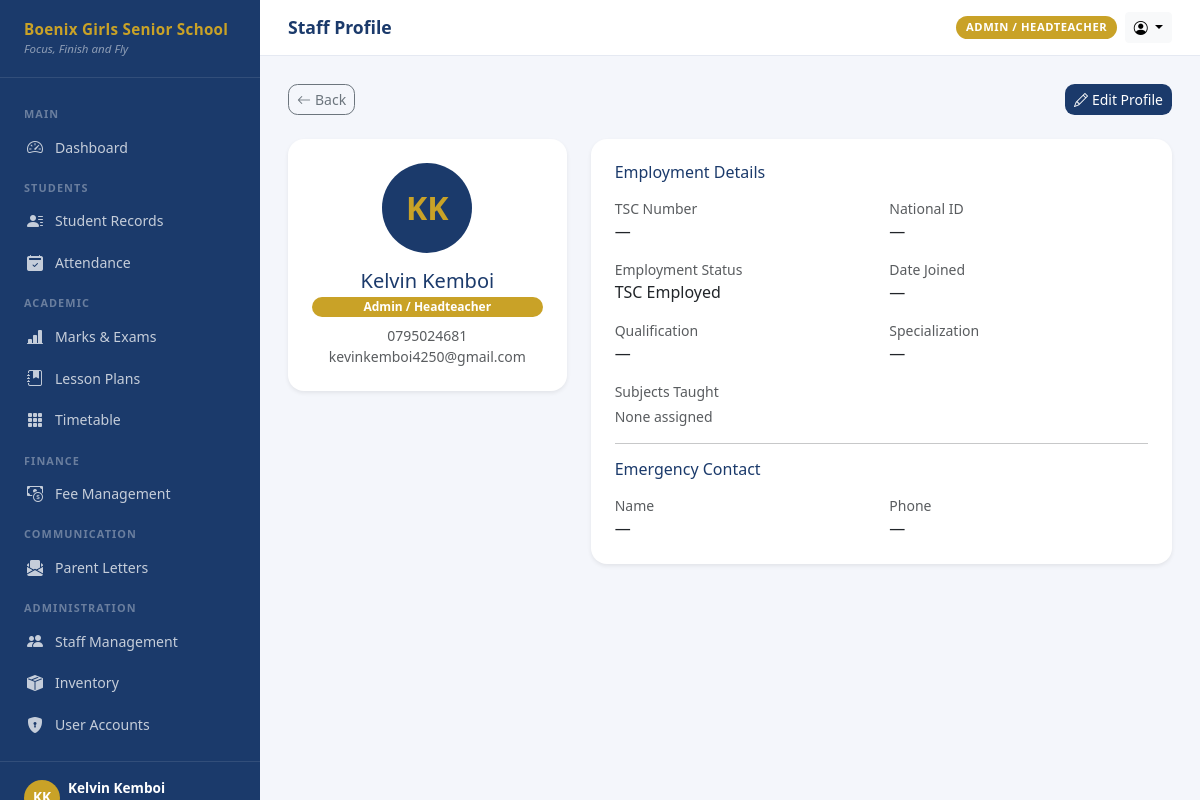
Screenshot of /staff/1/ (signed in) with the database file from the repository.
### accounts/models.py (models this page shows, shortened)
class User(AbstractUser):
    ROLE_ADMIN = 'admin'
    ROLE_CLASS_TEACHER = 'class_teacher'
    ROLE_SUBJECT_TEACHER = 'subject_teacher'
    ROLE_PARENT = 'parent'
    ROLE_BURSAR = 'bursar'
    ROLE_AUDITOR = 'auditor'
    ROLE_CHOICES = [
        (ROLE_ADMIN, 'Admin / Headteacher'),
        (ROLE_CLASS_TEACHER, 'Class Teacher'),
        (ROLE_SUBJECT_TEACHER, 'Subject Teacher'),
        (ROLE_PARENT, 'Parent (View Only)'),
        (ROLE_BURSAR, 'Bursar / Accounts'),
        (ROLE_AUDITOR, 'Auditor'),
    ]
    role = models.CharField(
        max_length=20,
        choices=ROLE_CHOICES,
        default=ROLE_SUBJECT_TEACHER,
    )
    phone = models.CharField(max_length=20, blank=True)
    profile_photo = models.ImageField(upload_to='profiles/', blank=True, null=True)
    is_active = models.BooleanField(default=True)
    class_assigned = models.CharField(max_length=20, blank=True, help_text='e.g. Form 4A')
    class Meta:
        verbose_name = 'User'
        verbose_name_plural = 'Users'
        ordering = ['last_name', 'first_name']
    @property
    def is_admin(self):
        return self.role == self.ROLE_ADMIN or self.is_superuser
    @property
    def can_view_fees(self):
        return self.role in (self.ROLE_ADMIN, self.ROLE_BURSAR, self.ROLE_AUDITOR, self.ROLE_PARENT)
    @property
    def can_enter_marks(self):
        return self.role in (self.ROLE_ADMIN, self.ROLE_CLASS_TEACHER, self.ROLE_SUBJECT_TEACHER)

### staff/models.py (models this page shows, shortened)
class StaffProfile(models.Model):
    TSC_STATUS_CHOICES = [
        ('tsc', 'TSC Employed'),
        ('bom', 'BOM Employed'),
        ('intern', 'Teaching Intern'),
        ('support', 'Support Staff'),
    ]
    user = models.OneToOneField(
        'accounts.User', on_delete=models.CASCADE, related_name='staff_profile'
    )
    tsc_number = models.CharField(max_length=30, blank=True, help_text='TSC Registration Number')
    national_id = models.CharField(max_length=20, blank=True)
    employment_status = models.CharField(max_length=20, choices=TSC_STATUS_CHOICES, default='tsc')
    date_joined = models.DateField(null=True, blank=True)
    subjects_taught = models.ManyToManyField('exams.Subject', blank=True, related_name='staff')
    qualification = models.CharField(max_length=120, blank=True, help_text='e.g. B.Ed Science, PGDE')
    specialization = models.CharField(max_length=120, blank=True)
    emergency_contact_name = models.CharField(max_length=80, blank=True)
    emergency_contact_phone = models.CharField(max_length=20, blank=True)
    bank_name = models.CharField(max_length=80, blank=True)
    bank_account = models.CharField(max_length=40, blank=True)
    is_active = models.BooleanField(default=True)
    notes = models.TextField(blank=True)
    class Meta:
        ordering = ['user__last_name']

### staff/views.py (the view)
# urls.py: path('<int:pk>/', views.staff_detail, name='detail'),
@admin_required
def staff_detail(request, pk):
    user = get_object_or_404(User, pk=pk)
    profile, _ = StaffProfile.objects.get_or_create(user=user)
    return render(request, 'staff/staff_detail.html', {'member': user, 'profile': profile})

### boenix_sms/context_processors.py (called while the page is built)
def school_info(request):
    return {
        'SCHOOL_NAME': settings.SCHOOL_NAME,
        'SCHOOL_SHORT': settings.SCHOOL_SHORT,
        'SCHOOL_MOTTO': settings.SCHOOL_MOTTO,
    }

### templates/staff/staff_detail.html (shortened to what this page needs)
{% extends 'base.html' %}
{% block page_title %}Staff Profile{% endblock %}
{% block content %}
<div class="d-flex justify-content-between mb-4">
  <a href="{% url 'staff:list' %}" class="btn btn-sm btn-outline-secondary" style="border-radius:0.6rem;">
    <i class="bi bi-arrow-left me-1"></i>Back
  </a>
  <a href="{% url 'staff:edit' member.pk %}" class="btn btn-sm" style="background:#1B3A6B;color:#fff;border-radius:0.6rem;">
    <i class="bi bi-pencil me-1"></i>Edit Profile
  </a>
</div>
<div class="row g-4">
  <div class="col-12 col-md-4">
    <div class="card border-0 shadow-sm text-center p-4" style="border-radius:1rem;">
      {% if member.profile_photo %}
        <img src="{{ member.profile_photo.url }}" class="rounded-circle mx-auto mb-3" style="width:90px;height:90px;object-fit:cover;">
      {% else %}
        <div class="rounded-circle mx-auto mb-3 d-flex align-items-center justify-content-center"
             style="width:90px;height:90px;background:#1B3A6B;color:#C9A227;font-size:2rem;font-weight:700;">
          {{ member.first_name|first }}{{ member.last_name|first }}
        </div>
      {% endif %}
      <h5 class="fw-700 mb-1" style="color:#1B3A6B;">{{ member.get_full_name }}</h5>
      <div class="badge rounded-pill px-3 py-1 mb-2" style="background:#C9A227;color:#fff;">{{ member.get_role_display }}</div>
      <div class="text-muted small">{{ member.phone|default:'No phone' }}</div>
      <div class="text-muted small">{{ member.email|default:'No email' }}</div>
    </div>
  </div>
  <div class="col-12 col-md-8">
    <div class="card border-0 shadow-sm p-4" style="border-radius:1rem;">
      <h6 class="fw-700 mb-3" style="color:#1B3A6B;">Employment Details</h6>
      <div class="row g-3">
        <div class="col-md-6"><div class="small text-muted">TSC Number</div><div class="fw-600">{{ profile.tsc_number|default:'—' }}</div></div>
        <div class="col-md-6"><div class="small text-muted">National ID</div><div class="fw-600">{{ profile.national_id|default:'—' }}</div></div>
        <div class="col-md-6"><div class="small text-muted">Employment Status</div><div class="fw-600">{{ profile.get_employment_status_display }}</div></div>
        <div class="col-md-6"><div class="small text-muted">Date Joined</div><div class="fw-600">{{ profile.date_joined|date:'d M Y'|default:'—' }}</div></div>
        <div class="col-md-6"><div class="small text-muted">Qualification</div><div class="fw-600">{{ profile.qualification|default:'—' }}</div></div>
        <div class="col-md-6"><div class="small text-muted">Specialization</div><div class="fw-600">{{ profile.specialization|default:'—' }}</div></div>
        <div class="col-12">
          <div class="small text-muted mb-1">Subjects Taught</div>
          <div class="d-flex flex-wrap gap-1">
            {% for subj in profile.subjects_taught.all %}
              <span class="badge bg-primary bg-opacity-10 text-primary">{{ subj.name }}</span>
            {% empty %}
              <span class="text-muted small">None assigned</span>
            {% endfor %}
          </div>
        </div>
      </div>
      <hr>
      <h6 class="fw-700 mb-3" style="color:#1B3A6B;">Emergency Contact</h6>
      <div class="row g-3">
        <div class="col-md-6"><div class="small text-muted">Name</div><div class="fw-600">{{ profile.emergency_contact_name|default:'—' }}</div></div>
        <div class="col-md-6"><div class="small text-muted">Phone</div><div class="fw-600">{{ profile.emergency_contact_phone|default:'—' }}</div></div>
      </div>
    </div>
  </div>
</div>
{% endblock %}

### templates/base.html (shortened to what this page needs)
<!DOCTYPE html>
<html lang="en">
<head>
  <link href="https://cdn.jsdelivr.net/npm/bootstrap@5.3.3/dist/css/bootstrap.min.css" rel="stylesheet">
  <link href="https://cdn.jsdelivr.net/npm/bootstrap-icons@1.11.3/font/bootstrap-icons.min.css" rel="stylesheet">
</head>
<body>
<div id="sidebar">
  <div class="sidebar-brand">
    <div class="school-name">{{ SCHOOL_NAME }}</div>
    <div class="school-motto">{{ SCHOOL_MOTTO }}</div>
  </div>
  <nav class="sidebar-nav">
    <div class="nav-section-label">Main</div>
    <a href="{% url 'dashboard:home' %}" class="nav-link {% if request.resolver_match.url_name == 'home' %}active{% endif %}">
      <i class="bi bi-speedometer2"></i> Dashboard
    </a>
    {% if user.is_admin or user.is_class_teacher %}
    <div class="nav-section-label">Students</div>
    <a href="/students/" class="nav-link">
      <i class="bi bi-person-lines-fill"></i> Student Records
    </a>
    <a href="/attendance/" class="nav-link">
      <i class="bi bi-calendar2-check-fill"></i> Attendance
    </a>
    {% endif %}
    {% if user.can_enter_marks %}
    <div class="nav-section-label">Academic</div>
    <a href="/exams/" class="nav-link">
      <i class="bi bi-bar-chart-line-fill"></i> Marks & Exams
    </a>
    <a href="/lessons/" class="nav-link">
      <i class="bi bi-journal-bookmark-fill"></i> Lesson Plans
    </a>
    <a href="/timetable/" class="nav-link">
      <i class="bi bi-grid-3x3-gap-fill"></i> Timetable
    </a>
    {% endif %}
    {% if user.can_view_fees %}
    <div class="nav-section-label">Finance</div>
    <a href="/fees/" class="nav-link">
      <i class="bi bi-cash-coin"></i> Fee Management
    </a>
    {% endif %}
    {% if user.is_admin or user.is_class_teacher %}
    <div class="nav-section-label">Communication</div>
    <a href="/letters/" class="nav-link">
      <i class="bi bi-envelope-paper-fill"></i> Parent Letters
    </a>
    {% endif %}
    {% if user.is_admin %}
    <div class="nav-section-label">Administration</div>
    <a href="/staff/" class="nav-link">
      <i class="bi bi-people-fill"></i> Staff Management
    </a>
    <a href="/inventory/" class="nav-link">
      <i class="bi bi-box-seam-fill"></i> Inventory
    </a>
    <a href="{% url 'accounts:user_list' %}" class="nav-link">
      <i class="bi bi-shield-lock-fill"></i> User Accounts
    </a>
    {% endif %}
  </nav>
  <div class="sidebar-footer">
    <div class="d-flex align-items-center gap-2">
      <div class="rounded-circle bg-gold d-flex align-items-center justify-content-center"
           style="width:36px;height:36px;background:var(--boenix-gold);font-weight:700;color:#fff;font-size:0.85rem;flex-shrink:0;">
      </div>
      <div class="overflow-hidden">
        <div class="user-name text-truncate">{{ user.get_full_name }}</div>
      </div>
    </div>
  </div>
</div>
<div id="main">
  <div class="topbar">
    <div class="d-flex align-items-center gap-3">
      <h1 class="page-title">{% block page_title %}Dashboard{% endblock %}</h1>
    </div>
    <div class="d-flex align-items-center gap-2">
      <span class="role-badge">{{ user.get_role_display }}</span>
      <div class="dropdown">
        <button class="btn btn-sm btn-light dropdown-toggle" data-bs-toggle="dropdown">
          <i class="bi bi-person-circle"></i>
        </button>
      </div>
    </div>
  </div>
  <div class="content-area">
    {% block content %}{% endblock %}
  </div>
</div>
</body>
</html>

### templates/base.html (style rules this page uses)
:root { --boenix-navy: #1B3A6B; --boenix-gold: #C9A227; --boenix-gold-light: #F0D070; --sidebar-width: 260px; }
body { background: #F4F6FB; font-family: 'Segoe UI', sans-serif; }
#sidebar { width: var(--sidebar-width); min-height: 100vh; background: var(--boenix-navy); position: fixed; top: 0; left: 0; display: flex; flex-direction: column; z-index: 100; transition: transform 0.25s ease; }
.sidebar-brand { padding: 1.25rem 1.5rem; border-bottom: 1px solid rgba(255,255,255,0.1); }
.sidebar-brand .school-name { color: var(--boenix-gold); font-size: 0.95rem; font-weight: 700; line-height: 1.3; letter-spacing: 0.02em; }
.sidebar-brand .school-motto { color: rgba(255,255,255,0.5); font-size: 0.72rem; font-style: italic; }
.sidebar-nav { flex: 1; padding: 1rem 0; overflow-y: auto; }
.sidebar-nav .nav-section-label { color: rgba(255,255,255,0.35); font-size: 0.68rem; font-weight: 700; text-transform: uppercase; letter-spacing: 0.1em; padding: 0.75rem 1.5rem 0.25rem; }
.sidebar-nav .nav-link { color: rgba(255,255,255,0.75); padding: 0.55rem 1.5rem; font-size: 0.88rem; display: flex; align-items: center; gap: 0.65rem; border-left: 3px solid transparent; transition: all 0.15s; }
.sidebar-nav .nav-link i { font-size: 1rem; width: 1.1rem; }
.sidebar-footer { padding: 1rem 1.5rem; border-top: 1px solid rgba(255,255,255,0.1); }
.sidebar-footer .user-name { color: #fff; font-size: 0.85rem; font-weight: 600; }
#main { margin-left: var(--sidebar-width); min-height: 100vh; display: flex; flex-direction: column; }
.topbar { background: #fff; padding: 0.75rem 1.75rem; border-bottom: 1px solid #E5E9F2; display: flex; align-items: center; justify-content: space-between; position: sticky; top: 0; z-index: 99; }
.topbar .page-title { font-weight: 700; color: var(--boenix-navy); font-size: 1.1rem; margin: 0; }
.content-area { flex: 1; padding: 1.75rem; }
.role-badge { background: var(--boenix-gold); color: #fff; font-size: 0.7rem; font-weight: 700; padding: 0.2rem 0.6rem; border-radius: 1rem; text-transform: uppercase; letter-spacing: 0.05em; }

### rows the page displays
User: get_full_name "Kelvin Kemboi", role "ADMIN / HEADTEACHER", first_name|first "K", last_name|first "K", role "Admin / Headteacher", phone "0795024681", email "kevinkemboi4250@gmail.com"
StaffProfile: tsc_number "—", national_id "—", employment_status "TSC Employed", date_joined "—", qualification "—", specialization "—", emergency_contact_name "—", emergency_contact_phone "—"

### other values shown
{{ SCHOOL_NAME }} "Boenix Girls Senior School"
{{ SCHOOL_MOTTO }} "Focus, Finish and Fly"
